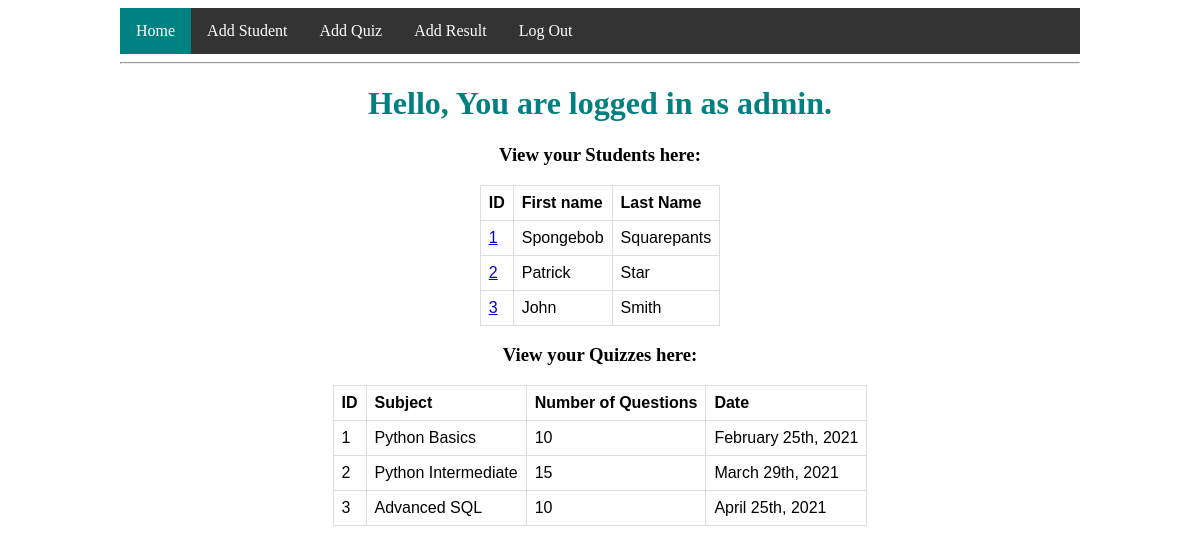
Before: /index (signed in) with the older database file.
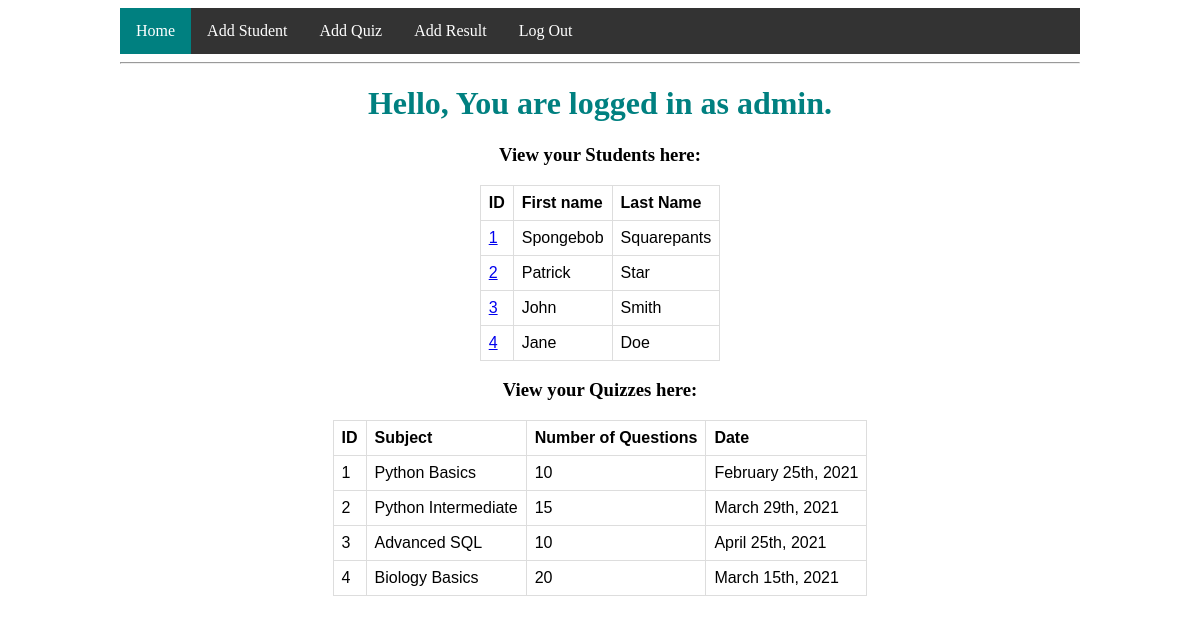
After: the same page with the newer database file.
### app/models.py (models this page shows, shortened)
class User(UserMixin, db.Model):
    id = db.Column(db.Integer, primary_key=True)
    username = db.Column(db.String(64), index=True, unique=True)
    password_hash = db.Column(db.String(128))

class Student(db.Model):
    id = db.Column(db.Integer, primary_key=True)
    first_name = db.Column(db.String(64), index=True)
    last_name = db.Column(db.String(64), index=True)
    results = db.relationship("Result", backref="student", lazy="dynamic")

class Quiz(db.Model):
    id = db.Column(db.Integer, primary_key=True)
    subject = db.Column(db.String(32), index=True)
    num_of_questions = db.Column(db.Integer)
    date = db.Column(db.String(64))
    results = db.relationship("Result", backref="quiz", lazy="dynamic")

### app/routes.py (the view)
@app.route("/")
@app.route("/index")
@login_required
def index():
    students = Student.query.all()
    quizzes = Quiz.query.all()
    return render_template("index.html", title="Home", students=students, quizzes=quizzes)

### app/models.py (called while the page is built)
@login.user_loader
def load_user(id):
    return User.query.get(int(id))

### app/templates/index.html (shortened to what this page needs)
{% extends "base.html" %}
{% block content %}
    <h1>Hello, You are logged in as {{ current_user.username }}.</h1>
    <div>
        <h3>View your Students here:</h3>
        <table>
            <tr>
                <th>ID</th>
                <th>First name</th>
                <th>Last Name</th>
            </tr>
            {% for student in students %}
            <tr>
                <td><a href="{{ url_for("student_results", student_id=student.id) }}">{{ student.id }}</a></td>
                <td>{{ student.first_name }}</td>
                <td>{{ student.last_name }}</td>
            </tr>
            {% endfor %}
        </table>
    <div>
    <div>
        <h3>View your Quizzes here:</h3>
        <table>
            <tr>
                <th>ID</th>
                <th>Subject</th>
                <th>Number of Questions</th>
                <th>Date</th>
            <tr>
            {% for quiz in quizzes %}
            <tr>
                <td>{{ quiz.id }}</td>
                <td>{{ quiz.subject }}</td>
                <td>{{ quiz.num_of_questions }}</td>
                <td>{{ quiz.date }}</td>
            <tr>
            {% endfor %}
        </table>
{% endblock %}

### app/templates/base.html (shortened to what this page needs)
<!DOCTYPE html>
<html>
    <head>
        <link rel="stylesheet" href="{{ url_for("static",filename="styles/style.css") }}">
    </head>
    <body>
        <div>
            <ul>
                <li><a class="{% if request.endpoint == "index" %} active {% endif %}" href="{{ url_for("index") }}">Home</a></li>
                {% if current_user.is_anonymous %}
                <li><a class="{% if request.endpoint == "login" %} active {% endif %}" href="{{ url_for("login") }}">Login</a></li>
                {% else %}
                <li><a class="{% if request.endpoint == "add_student" %} active {% endif %}" href="{{ url_for("add_student") }}">Add Student</a></li>
                <li><a class="{% if request.endpoint == "add_quiz" %} active {% endif %}" href="{{ url_for("add_quiz") }}">Add Quiz</a></li>
                <li><a class="{% if request.endpoint == "add_result" %} active {% endif %}"href="{{ url_for("add_result") }}">Add Result</a></li>
                <li><a href="{{ url_for("logout") }}">Log Out</a></li>
                {% endif %}
            </ul>
        </div>
        <hr>
        {% block content %}{% endblock %}
    </body>
</html>

### app/static/styles/style.css (style rules this page uses)
html { text-align: center; }
body { width: 80%; margin-left: auto; margin-right: auto; }
table { margin: auto; font-family: arial, sans-serif; border-collapse: collapse; }
td, th { border: 1px solid #dddddd; text-align: left; padding: 8px; }
div { margin: 0px auto; justify-content: center; }
h1 { color: teal; }
ul { list-style-type: none; margin: 0; padding: 0; overflow: hidden; background-color: #333; }
li { float: left; }
li a { display: block; color: white; text-align: center; padding: 14px 16px; text-decoration: none; }
.active { background-color: teal; }

Changed rows visible on the page:
added Student: id "4", first_name "Jane", last_name "Doe"
added Quiz: id "4", subject "Biology Basics", num_of_questions "20", date "March 15th, 2021"
